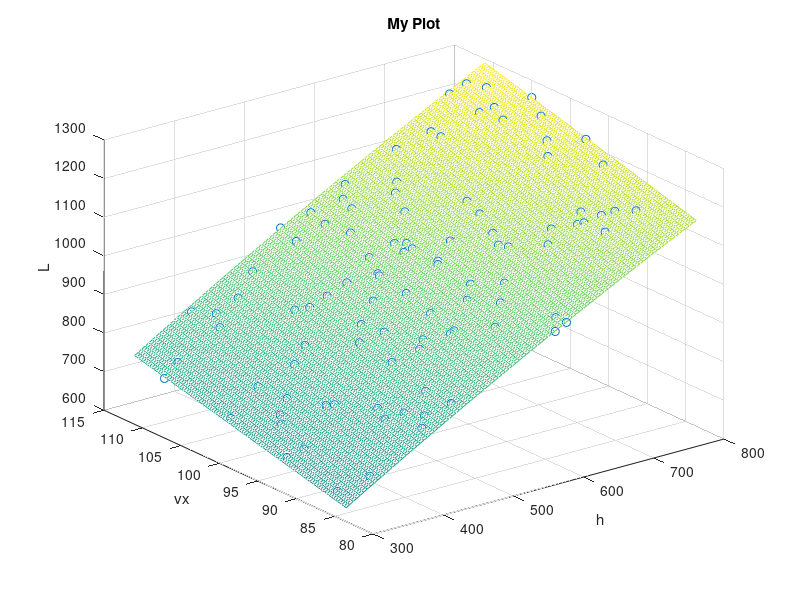

MATLAB code for this plot:
data = importdata('output-L.txt');

h = data(:,1);
vx = data(:,2);
L = data(:,3);


% 将h和vx合并为一个矩阵
X = [ones(length(h), 1), h, vx, h.^2, vx.^2, h.*vx];

% 拟合模型
b = inv(X'*X)*X'*L;

% 生成一组新的h和vx值
new_h = linspace(min(h), max(h), 100)';
new_vx = linspace(min(vx), max(vx), 100)';
[X1, X2] = meshgrid(new_h, new_vx);
new_X = [ones(length(X1(:)), 1), X1(:), X2(:), X1(:).^2, X2(:).^2, X1(:).*X2(:)];

% 计算拟合值
new_L = reshape(new_X*b, 100, 100);

% 绘制散点图和拟合曲面
scatter3(h, vx, L);
hold on
mesh(X1, X2, new_L);
xlabel('h');
ylabel('vx');
zlabel('L');
title('My Plot');


